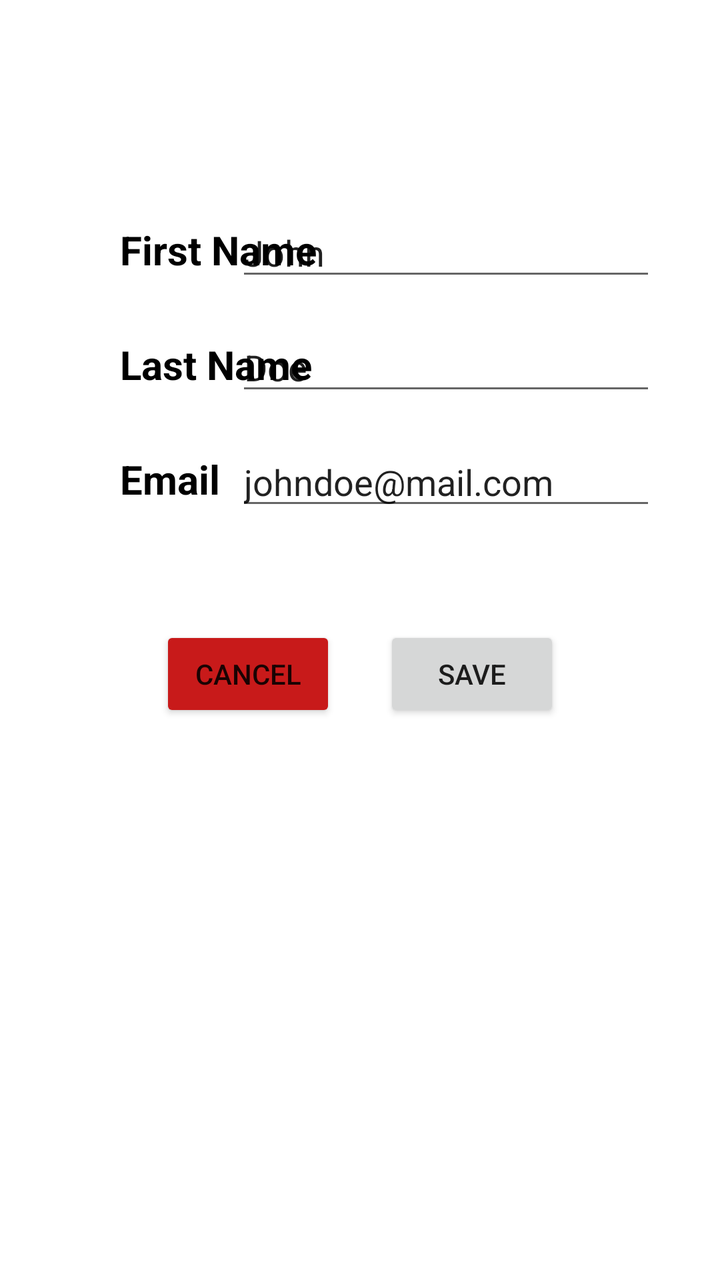
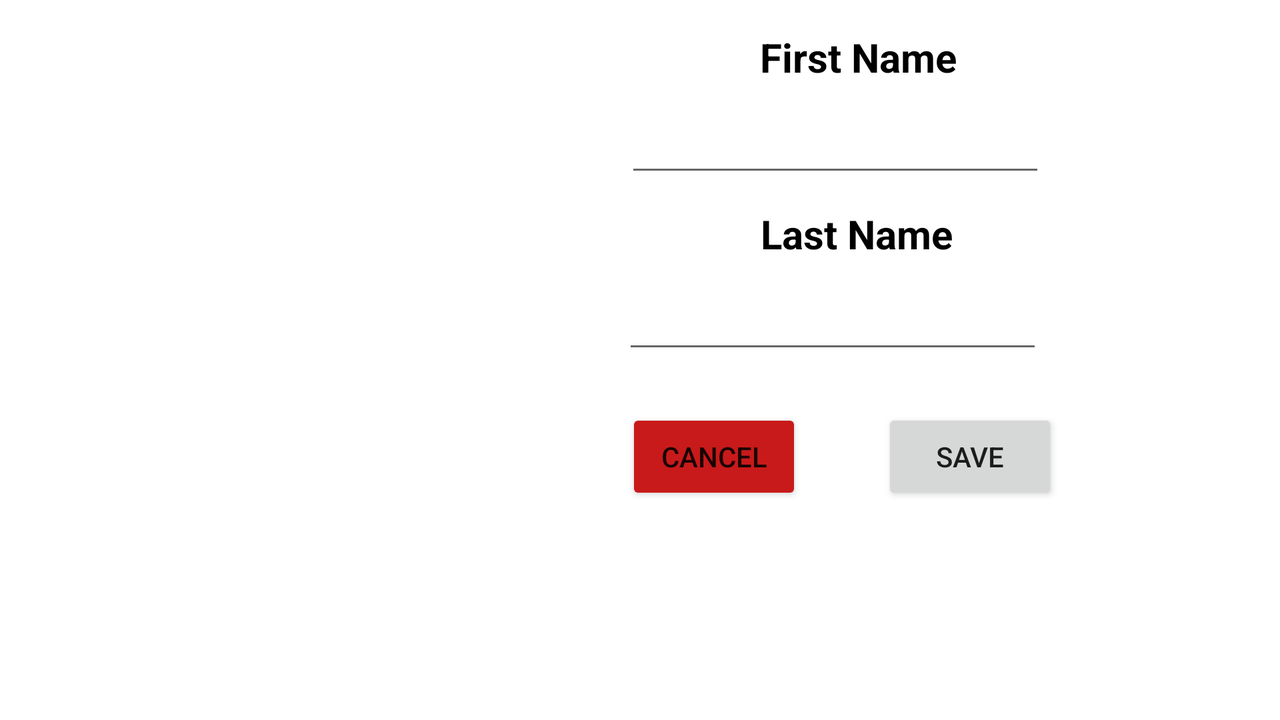

An Android layout and its configuration variant, each rendered on a device that would load it. The default file and the variant file are quoted in full after the pictures.
<!-- AndroidManifest.xml: application theme Theme.Fithubmobile -->
<!-- res/layout/fragment_edit_profile.xml -->
<?xml version="1.0" encoding="utf-8"?>
<androidx.constraintlayout.widget.ConstraintLayout xmlns:android="http://schemas.android.com/apk/res/android"
    xmlns:app="http://schemas.android.com/apk/res-auto"
    xmlns:tools="http://schemas.android.com/tools"
    android:layout_width="match_parent"
    android:layout_height="match_parent"
    android:backgroundTint="?attr/colorPrimary">

    <EditText
        android:id="@+id/editTextFirstName"
        android:layout_width="wrap_content"
        android:layout_height="wrap_content"
        android:layout_marginTop="44dp"
        android:layout_marginEnd="32dp"
        android:ems="10"
        android:inputType="textPersonName"
        android:text="John"
        app:layout_constraintEnd_toEndOf="parent"
        app:layout_constraintTop_toBottomOf="@+id/userImg" />

    <TextView
        android:id="@+id/textView8"
        android:layout_width="wrap_content"
        android:layout_height="wrap_content"
        android:layout_marginStart="60dp"
        android:text="@string/first_name"
        android:textColor="#000000"
        android:textSize="20sp"
        android:textStyle="bold"
        app:layout_constraintBottom_toBottomOf="@+id/editTextFirstName"
        app:layout_constraintStart_toStartOf="parent"
        app:layout_constraintTop_toTopOf="@+id/editTextFirstName" />

    <EditText
        android:id="@+id/editTextLastName"
        android:layout_width="wrap_content"
        android:layout_height="wrap_content"
        android:layout_marginTop="16dp"
        android:ems="10"
        android:inputType="textPersonName"
        android:text="Doe"
        app:layout_constraintEnd_toEndOf="@+id/editTextFirstName"
        app:layout_constraintTop_toBottomOf="@+id/editTextFirstName" />

    <TextView
        android:id="@+id/textView9"
        android:layout_width="wrap_content"
        android:layout_height="wrap_content"
        android:text="@string/last_name"
        android:textColor="#000000"
        android:textSize="20sp"
        android:textStyle="bold"
        app:layout_constraintBottom_toBottomOf="@+id/editTextLastName"
        app:layout_constraintStart_toStartOf="@+id/textView8"
        app:layout_constraintTop_toTopOf="@+id/editTextLastName" />

    <EditText
        android:id="@+id/editTextEmail"
        android:layout_width="wrap_content"
        android:layout_height="wrap_content"
        android:layout_marginTop="16dp"
        android:ems="10"
        android:inputType="textEmailAddress"
        android:text="johndoe@mail.com"
        app:layout_constraintEnd_toEndOf="@+id/editTextLastName"
        app:layout_constraintTop_toBottomOf="@+id/editTextLastName" />

    <TextView
        android:id="@+id/textView10"
        android:layout_width="wrap_content"
        android:layout_height="wrap_content"
        android:text="@string/emailInputHint"
        android:textColor="#000000"
        android:textSize="20sp"
        android:textStyle="bold"
        app:layout_constraintBottom_toBottomOf="@+id/editTextEmail"
        app:layout_constraintStart_toStartOf="@+id/textView9"
        app:layout_constraintTop_toTopOf="@+id/editTextEmail" />

    <ImageView
        android:id="@+id/userImg"
        android:layout_width="wrap_content"
        android:layout_height="wrap_content"
        android:layout_marginTop="60dp"
        android:contentDescription="Mi usuario"
        android:src="@drawable/ic_launcher_background"
        app:layout_constraintEnd_toEndOf="parent"
        app:layout_constraintHorizontal_bias="0.498"
        app:layout_constraintStart_toStartOf="parent"
        app:layout_constraintTop_toTopOf="parent" />

    <Button
        android:id="@+id/cancel_btn"
        android:layout_width="wrap_content"
        android:layout_height="wrap_content"
        android:layout_marginStart="80dp"
        android:layout_marginTop="60dp"
        android:backgroundTint="#C81A1A"
        android:text="@string/cancel_btn"
        app:layout_constraintEnd_toStartOf="@+id/save_btn"
        app:layout_constraintHorizontal_bias="0.0"
        app:layout_constraintStart_toStartOf="parent"
        app:layout_constraintTop_toBottomOf="@+id/textView10" />

    <Button
        android:id="@+id/save_btn"
        android:layout_width="wrap_content"
        android:layout_height="wrap_content"
        android:layout_marginEnd="80dp"
        android:text="@string/save_btn"
        app:layout_constraintBottom_toBottomOf="@+id/cancel_btn"
        app:layout_constraintEnd_toEndOf="parent"
        app:layout_constraintTop_toTopOf="@+id/cancel_btn" />

</androidx.constraintlayout.widget.ConstraintLayout>
<!-- resources referenced by this layout -->
<resources>
  <string name="cancel_btn">Cancel</string>
  <string name="emailInputHint">Email</string>
  <string name="first_name">First Name</string>
  <string name="last_name">Last Name</string>
  <string name="save_btn">Save</string>
  <style name="Theme.Fithubmobile" parent="Theme.MaterialComponents.DayNight.DarkActionBar">
          
          <item name="colorPrimary">@color/purple_500</item>
          <item name="colorPrimaryVariant">@color/purple_700</item>
          <item name="colorOnPrimary">@color/white</item>
          
          <item name="colorSecondary">@color/teal_200</item>
          <item name="colorSecondaryVariant">@color/teal_700</item>
          <item name="colorOnSecondary">@color/black</item>
          
          <item name="android:statusBarColor" tools:targetApi="l">?attr/colorPrimaryVariant</item>
          
      </style>
  <color name="purple_500">#FF6200EE</color>
  <color name="purple_700">#FF3700B3</color>
  <color name="white">#FFFFFFFF</color>
  <color name="teal_200">#FF03DAC5</color>
  <color name="teal_700">#FF018786</color>
  <color name="black">#FF000000</color>
</resources>
<!-- res/layout-land/fragment_edit_profile.xml (the author's variant of the layout above) -->
<!-- drawn on the phone turned sideways -->
<?xml version="1.0" encoding="utf-8"?>
<androidx.constraintlayout.widget.ConstraintLayout xmlns:android="http://schemas.android.com/apk/res/android"
    xmlns:app="http://schemas.android.com/apk/res-auto"
    xmlns:tools="http://schemas.android.com/tools"
    android:layout_width="match_parent"
    android:layout_height="match_parent">

    <EditText
        android:id="@+id/editTextFirstName"
        android:layout_width="wrap_content"
        android:layout_height="wrap_content"
        android:layout_marginTop="10dp"
        android:layout_marginEnd="50dp"
        android:ems="10"
        android:inputType="textPersonName"
        app:layout_constraintEnd_toEndOf="parent"
        app:layout_constraintHorizontal_bias="0.823"
        app:layout_constraintStart_toStartOf="parent"
        app:layout_constraintTop_toBottomOf="@+id/textView8" />

    <TextView
        android:id="@+id/textView8"
        android:layout_width="wrap_content"
        android:layout_height="wrap_content"
        android:layout_marginTop="15dp"
        android:layout_marginEnd="50dp"
        android:text="@string/first_name"
        android:textColor="#000000"
        android:textSize="20sp"
        android:textStyle="bold"
        app:layout_constraintEnd_toEndOf="parent"
        app:layout_constraintHorizontal_bias="0.773"
        app:layout_constraintStart_toStartOf="parent"
        app:layout_constraintTop_toTopOf="parent" />

    <EditText
        android:id="@+id/editTextLastName"
        android:layout_width="wrap_content"
        android:layout_height="wrap_content"
        android:layout_marginTop="10dp"
        android:layout_marginEnd="50dp"
        android:ems="10"
        android:inputType="textPersonName"
        app:layout_constraintEnd_toEndOf="parent"
        app:layout_constraintHorizontal_bias="0.819"
        app:layout_constraintStart_toStartOf="parent"
        app:layout_constraintTop_toBottomOf="@+id/textView9" />

    <TextView
        android:id="@+id/textView9"
        android:layout_width="wrap_content"
        android:layout_height="wrap_content"
        android:layout_marginTop="10dp"
        android:layout_marginEnd="50dp"
        android:text="@string/last_name"
        android:textColor="#000000"
        android:textSize="20sp"
        android:textStyle="bold"
        app:layout_constraintEnd_toEndOf="parent"
        app:layout_constraintHorizontal_bias="0.77"
        app:layout_constraintStart_toStartOf="parent"
        app:layout_constraintTop_toBottomOf="@+id/editTextFirstName" />

    <ImageView
        android:id="@+id/userImg"
        android:layout_width="208dp"
        android:layout_height="217dp"
        android:layout_marginStart="50dp"
        android:layout_marginBottom="60dp"
        android:contentDescription="Mi usuario"
        android:scaleType="centerCrop"
        app:layout_constraintBottom_toBottomOf="parent"
        app:layout_constraintEnd_toEndOf="parent"
        app:layout_constraintHorizontal_bias="0.055"
        app:layout_constraintStart_toStartOf="parent"
        app:layout_constraintTop_toTopOf="parent" />

    <LinearLayout
        android:layout_width="wrap_content"
        android:layout_height="wrap_content"
        android:layout_marginTop="20dp"
        android:layout_marginEnd="40dp"
        android:layout_marginBottom="90dp"
        android:gravity="center"
        app:layout_constraintBottom_toBottomOf="parent"
        app:layout_constraintEnd_toEndOf="parent"
        app:layout_constraintHorizontal_bias="0.815"
        app:layout_constraintStart_toStartOf="parent"
        app:layout_constraintTop_toBottomOf="@+id/editTextLastName"
        app:layout_constraintVertical_bias="0.125">

        <Button
            android:id="@+id/cancel_btn"
            android:layout_width="wrap_content"
            android:layout_height="wrap_content"
            android:layout_marginEnd="20dp"
            android:backgroundTint="#C81A1A"
            android:text="@string/cancel_btn" />

        <Button
            android:id="@+id/save_btn"
            android:layout_width="wrap_content"
            android:layout_height="wrap_content"
            android:layout_marginStart="20dp"
            android:text="@string/save_btn" />

    </LinearLayout>


</androidx.constraintlayout.widget.ConstraintLayout>
<!-- resources referenced by the variant -->
<!-- as the phone turned sideways resolves them -->
<resources>
  <string name="cancel_btn">Cancel</string>
  <string name="first_name">First Name</string>
  <string name="last_name">Last Name</string>
  <string name="save_btn">Save</string>
  <style name="Theme.Fithubmobile" parent="Theme.MaterialComponents.DayNight.DarkActionBar">
          
          <item name="colorPrimary">@color/purple_500</item>
          <item name="colorPrimaryVariant">@color/purple_700</item>
          <item name="colorOnPrimary">@color/white</item>
          
          <item name="colorSecondary">@color/teal_200</item>
          <item name="colorSecondaryVariant">@color/teal_700</item>
          <item name="colorOnSecondary">@color/black</item>
          
          <item name="android:statusBarColor" tools:targetApi="l">?attr/colorPrimaryVariant</item>
          
      </style>
  <color name="purple_500">#FF6200EE</color>
  <color name="purple_700">#FF3700B3</color>
  <color name="white">#FFFFFFFF</color>
  <color name="teal_200">#FF03DAC5</color>
  <color name="teal_700">#FF018786</color>
  <color name="black">#FF000000</color>
</resources>
